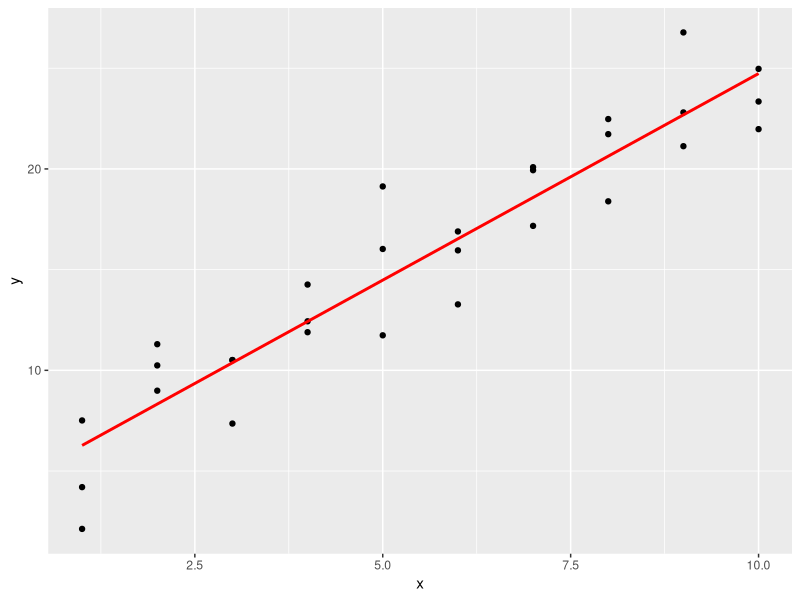
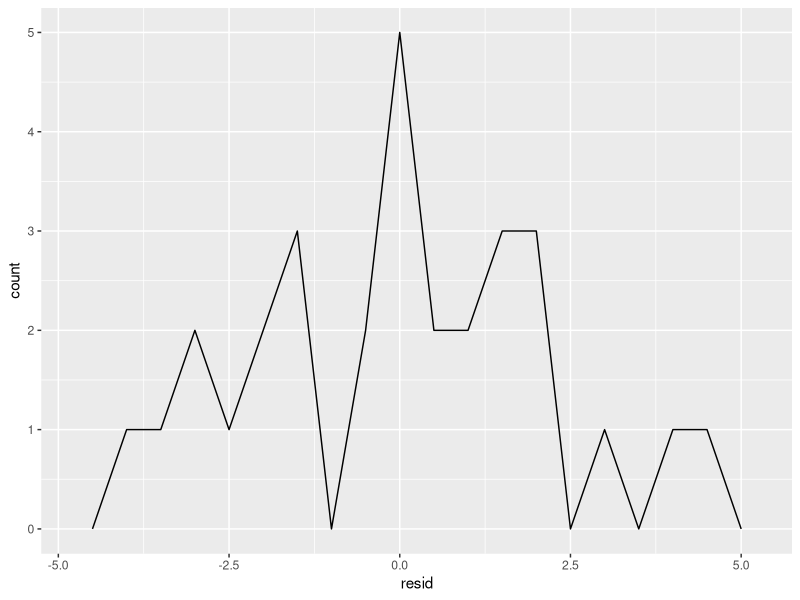
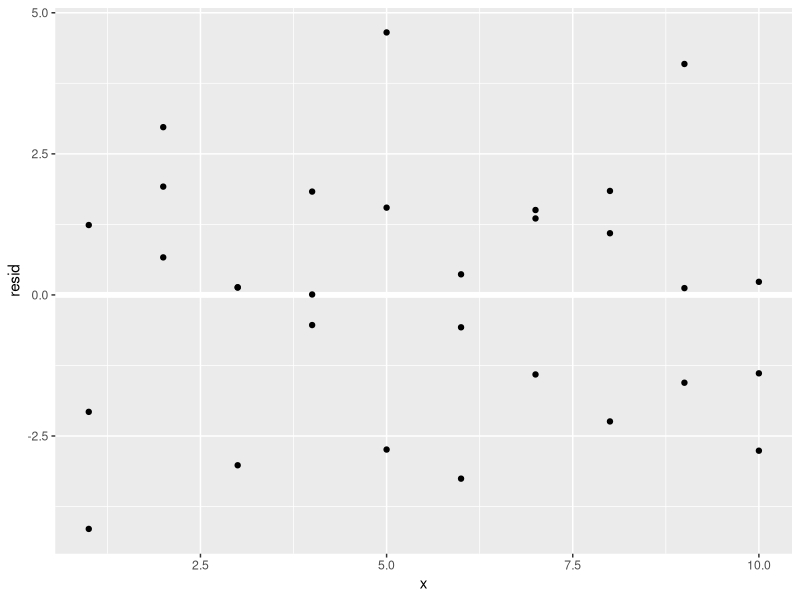
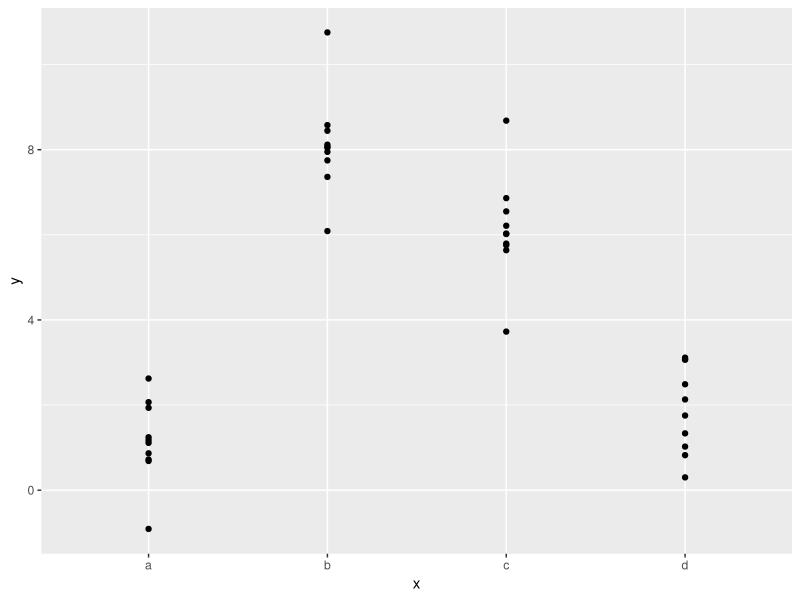
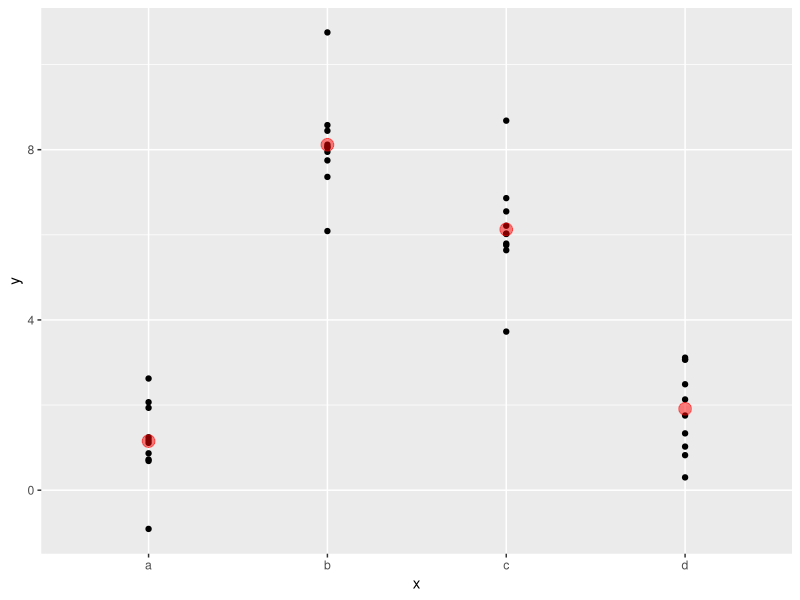

The R source for these figures, in order:
library(tidyverse)
library(modelr)
options(na.action = na.warn)


# Visualização de modelos -------------------------------------------------


grid <- sim1 %>% 
  data_grid(x)
grid

#Modelo explicado no estudo anterior
sim1_mod <- lm(y ~ x, data = sim1)


#Adicionando predições do modelo
grid <- grid %>% 
  add_predictions(sim1_mod)

grid

#Visualização
ggplot(sim1, aes(x)) + 
  geom_point(aes(y = y)) + 
  geom_line(
    aes(y = pred),
    data = grid,
    color = "red",
    size = 1
  )


#Adicionando resíduos do modelo
sim1 <- sim1 %>% 
  add_residuals(sim1_mod)

sim1

#Visualização dos resíduos
ggplot(sim1, aes(resid)) +
  geom_freqpoly(binwidth = 0.5)

ggplot(sim1, aes(x, resid)) + 
  geom_ref_line(h = 0) + 
  geom_point()


# Fórmulas e famílias de modelos ------------------------------------------

#Variáveis categóricas
df <- tribble(
  ~sex,    ~response,
  #--------/---------
  "male",   1,
  "female", 2,
  "male",   1
)

df

#Analisando como um modelo com var. categórica é construído
model_matrix(df, response ~ sex)

#Exemplo com dataset sim2
ggplot(sim2) +
  geom_point(aes(x,y))

mod2 <- lm(y ~ x, data = sim2)
mod2

grid <- sim2 %>% 
  data_grid(x) %>% 
  add_predictions(mod2)

grid

#Visualização do modelo
ggplot(sim2, aes(x)) +
  geom_point(aes(y = y)) +
  geom_point(
    data = grid,
    aes(y = pred),
    color = "red",
    size = 4,
    alpha = 1/2
  )
